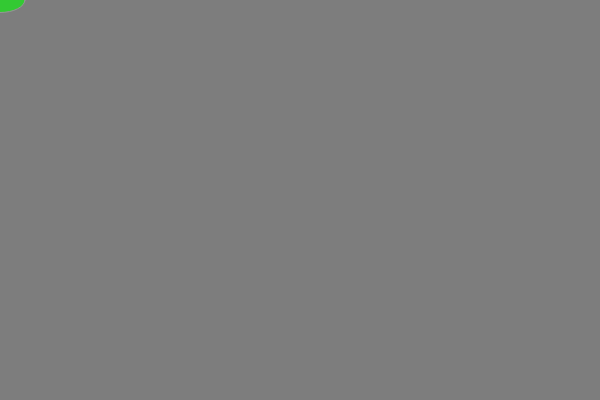
Frame 1 (no input)
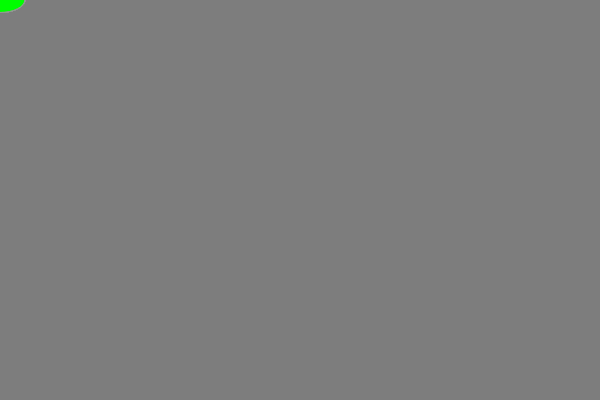
Frame 60 (no input)
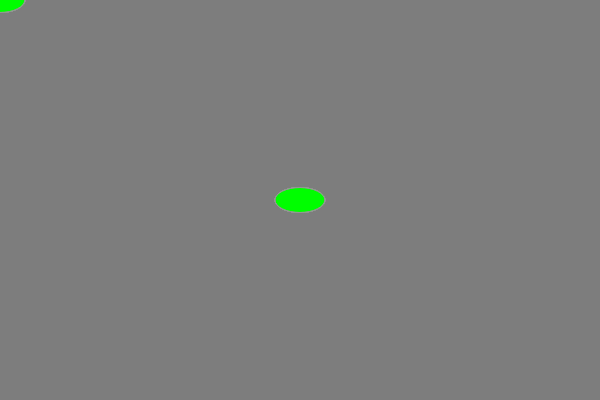
Frame 120 (the mouse pressed at the canvas centre since frame 60)

The p5.js sketch that drew these frames (run headless with seeded random() and noise() and a simulated clock; from frame 60 on, the mouse is pressed at the canvas centre):

// p5.js sketch
// ── sketch.js
function setup() {
    createCanvas(600, 400);
    background(125);
}
  
function draw() {
    //background(125);
    stroke(150,150,150);
    fill(0,255,0,150);
    ellipse(mouseX,mouseY,50,25);
}

function keyReleased(){
    if(key == ' ')
        background(125);
}
